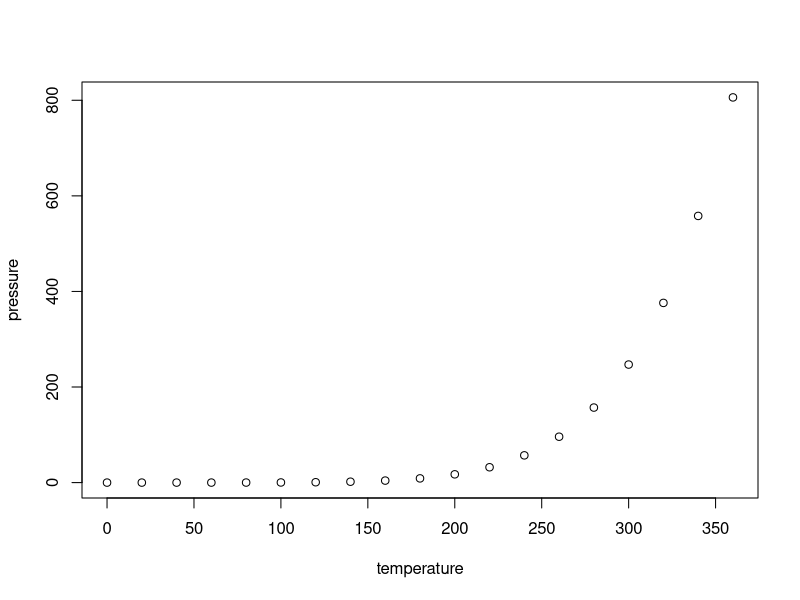
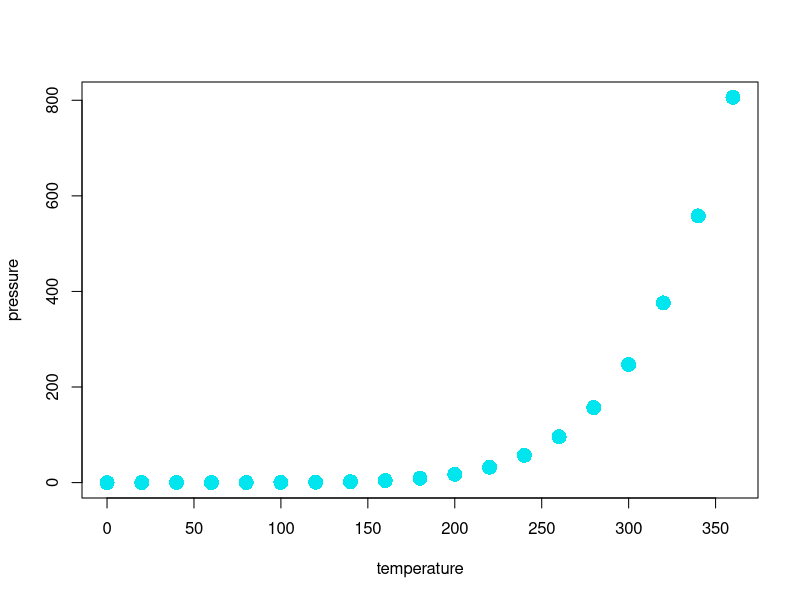
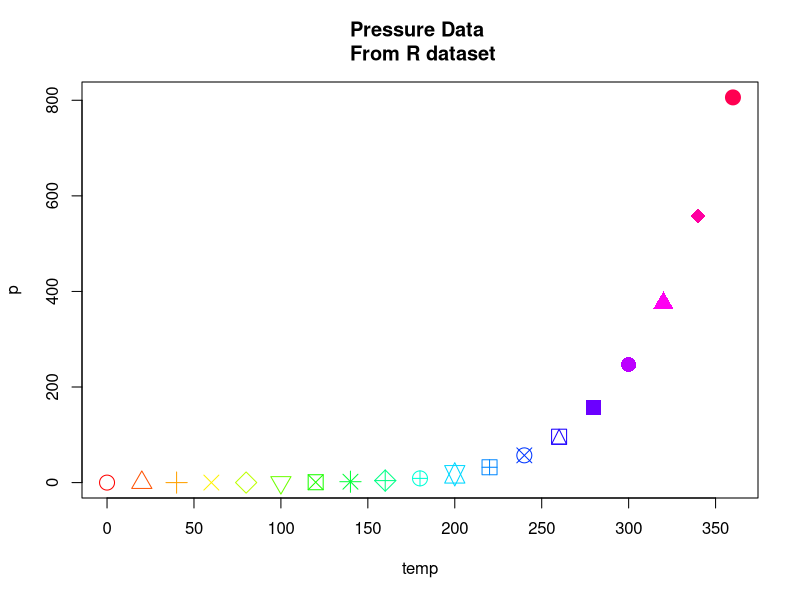

The R script that drew these images, in order:
## ---- chunk 1
knitr::opts_chunk$set(echo = TRUE)

library(knitr); #If this is the first time you are running this script, you will need to install the knitr package to not get an error message.

## ---- chunk 2

summary(cars)

## ---- chunk 3

knitr::kable(mtcars) 

## ---- chunk 4

#Let's look at the pressure table, using the nice formatting table function "kable" from knitr:

knitr::kable(pressure)

#Plotting in R is very easy, but has lots of options available. Let's start with the most basic:

plot(pressure)

#Let's look at the first fifty colors R offers (for the full range
#of hundreds of colors, just type colors() )

colors()[1:50]
#Let's re-do that plot:

plot(pressure, pch=16, cex=2, col="turquoise2")

#R also has some built-in color gradients, such as rainbow:

plot(pressure, pch=c(1:19), cex=2, col=rainbow(nrow(pressure)), xlab="temp", ylab="p",
     main="Pressure Data \n From R dataset")

## ---- chunk 5

rm(list=ls())

## ---- chunk 6

myvec <- c(1,2,3,4)

#type the variable name to return what is stored in the variable:
myvec

## ---- chunk 7

#character vector
myDogs<-c("Chihuahua","Shetland Sheepdog", "Dachshund", "Cocker Spaniel")
myDogs #type the name of the item to see it returned.

?str #help on structure. 
str(myDogs) #structure of an R object

?typeof #type or storage mode of an object
typeof(myDogs)


#number vector
testnums<-c(1,2,3,4,5,6)
testnums
str(testnums)
typeof(testnums)

#fast way to generate a number vector
testspan<-c(1:16)
testspan

#add together two vectors

newvec<-append(testnums, c(7,8,9))
newvec

#try appending a character vector
newvec2<-append(testnums, c("Hi", "there"))
newvec2
str(newvec2)
typeof(newvec2)
## ---- chunk 8

myfactordata<-c("red", "blue", "red", "green", "red", "blue", "blue", "red", "green", "green")
str(myfactordata)
typeof(myfactordata)

#now let's turn myfactordata into a factor.
myfactor<-factor(myfactordata) 
str(myfactor)
typeof(myfactor)  #what happened? My character vector is now an integer?
myfactor
myfactor[2]
levels(myfactor) 

## ---- chunk 9
#matrices are arrays of a single type (either number, or character...)
testmat_col<-matrix(testspan, nrow=4, ncol=4)
testmat_col
#another way to arrange a matrix.
testmat_row<-matrix(testspan, nrow=4, ncol=4, byrow=T)
testmat_row

## ---- chunk 10

#create a bunch of mixed vectors.
#
dogweights <- c(10.11, 20.42, 15.15, 35.73) #Numerical
dogages<-c("4", "5","6", "7") #Integer
dogbreeds<-c("Chihuahua","Shetland Sheepdog", "Dachshund", "Cocker Spaniel") #character
dognames<-c("Spike", "Trixie", "Buster", "Basil")

#combine these into a data frame with names representing the columns.

mydat1<-data.frame("Name"=dognames, "Breed"=dogbreeds,"Weight"=dogweights, "Age"=dogages, stringsAsFactors = F )

kable(mydat1) 

#creating a data frame with no labels
mydat2<-data.frame(dognames, dogbreeds,dogweights, dogages,stringsAsFactors = F )
kable(mydat2)

#create the data in situ in the data frame.

mydat3<-data.frame( c(10.11, 20.42, 15.15, 35.73), c("4", "5","6", "7"), c("Chihuahua","Shetland Sheepdog", "Dachshund", "Cocker Spaniel"), c("Spike", "Trixie", "Buster", "Basil"), stringsAsFactors = F)

kable(mydat3)
#well that looks terrible!
#let's add some actual names to those columns.

colnames(mydat3)<-c("Name", "Breed", "Weight", "Age")
rownames(mydat3)<-c("Dog1", "Dog2", "Dog3", "Dog4")
kable(mydat3)

#What is the breed of the third dog in the table?
#addressing a data frame goes by [row,column]
mydat3[3,3]

#which dog is fourth (row) in the data frame?
mydat3[4,]

#Pull out the second column.
mydat3[,2]

## ---- chunk 11
x=10
y=5

 + x   #(change the sign to positive)
 - x    #(change the sign to negative)
 x + y  #(add y to x)
 x - y  #(subtract y from x)
 x * y  #(multiple x by y)
 x / y  #(divide x by y)
 x ^ y  #(raise x to the power of y)
 x %% y  #(x mod y)
 x %/% y #(integer division (does not return a floating point number))


## ---- chunk 12

testnums<-c(1:10)  #create a vector.
typeof(testnums) #what type is it?

mean(testnums) #mean
sum(testnums)  #sum
sd(testnums)  #standard deviation
round(sd(testnums),digits=2)  #let's round up that example.
summary(testnums)  #produce useful statistics on the vector.

## ---- chunk 13

x <- 5
y <- c(1:10)

y != x
y==x
y>x
y<x
y>= x
y<=x
y>8 & y !=9
y<3 | y>7

x %in% y #x in y

!(x %in% y) #NOT x in y?

## ---- chunk 14

#pick out some data
mtcars[3,4] #access data by row-col (position)

mtcars["Datsun 710", "hp"] #Same data this time by row-col names

#subset data across a larger collection. subset() is the easiest way in basic R to get this accomplished.
subset(mtcars, hp >= 250)

#you can also use subset to select out certain columns for your subset.

subset(mtcars, hp >= 250, select=c(mpg,gear)) 

#make a wider selection
subset(mtcars, hp >= 250, select=c(mpg:gear)) 

subset(mtcars, (hp >= 250 | hp < 70), select=c(mpg:wt)) 

## ---- chunk 15
mtcars$mpg  # extract out just the column with mpg
mtcars[,1]
mtcars$mpg > 30
which(mtcars$mpg > 30)

#let's just select the rows where mpg > 30 in mtcars, which is the form that mimics subset.

mtcars[which(mtcars$mpg >30),]

mtcars[which((mtcars$mpg >30 | mtcars$hp >200) & mtcars$cyl==8 ),]

## ---- chunk 16

#select a random sample of 10 cars from the mtcars data w/out replacement. 
#This sample will change every time you invoke the function.
mtcar_sample <- mtcars[sample(1:nrow(mtcars), 10,
   replace=FALSE),]

knitr::kable(mtcar_sample)

#Details on the mtcars dataframe
#number of rows, columns in dataframe
nrow(mtcars)
ncol(mtcars)

#report out just the top of the data frame
head(mtcars)

#get the row,column names of the data frame.
rownames(mtcars)
colnames(mtcars)

#manipulate your column names

colnames(mtcars)[1]<-"MPG"

#create a new vector of the same length as the columns of the data frame:

newvec1<-rownames(mtcars)

#check the length
length(newvec1)

#add the new vector to your data frame with column bind:
new_col_mtcars<-cbind(mtcars, newvec1)

knitr::kable(new_col_mtcars)

#create a new row with the same length as the rows in mtcars:
newvec2<-c(1:ncol(mtcars))

#add the new row to mtcars
new_row_mtcars<-rbind(mtcars, newvec2)

knitr::kable(new_row_mtcars)

